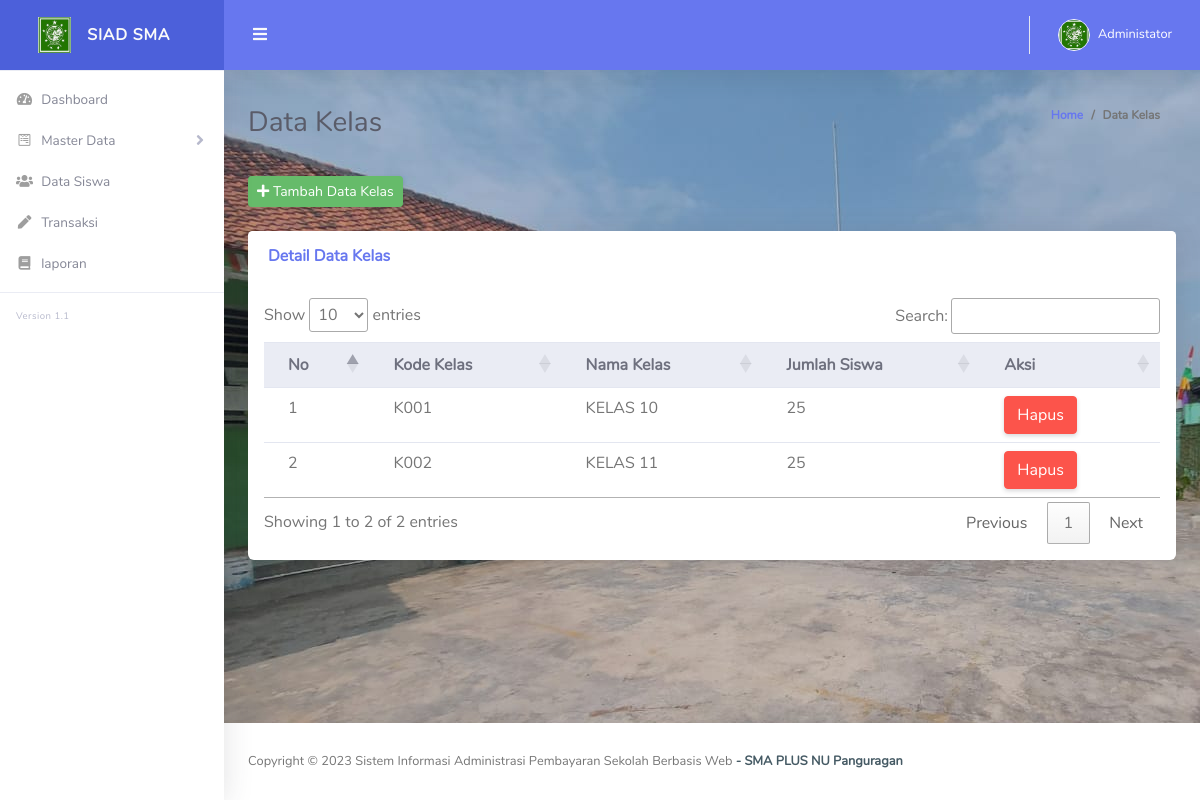
Page /index.php/kelas on the earlier database version.
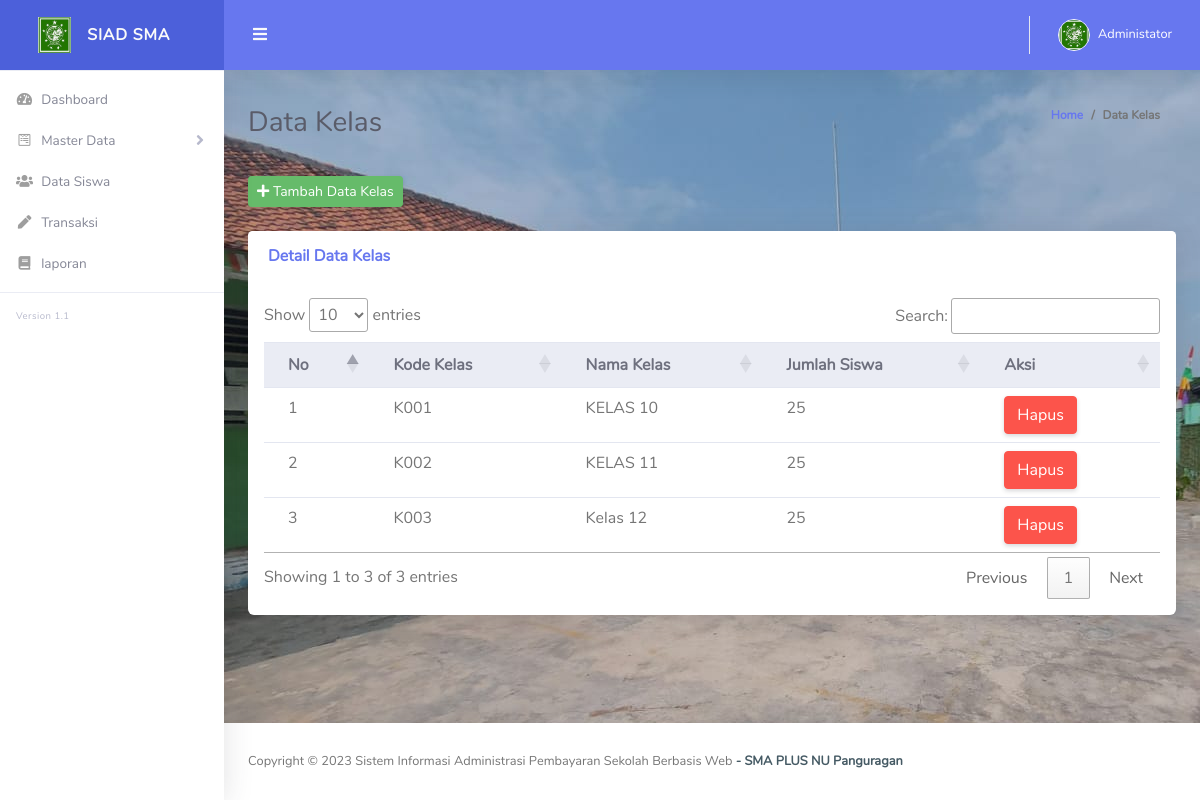
Same page on the later database version.
### tables this page shows
CREATE TABLE `tb_kelas`  (
  `id` int(11) NOT NULL AUTO_INCREMENT,
  `kode_kelas` varchar(100) NOT NULL,
  `nama_kelas` varchar(100) NOT NULL,
  `jumlah` varchar(100) NOT NULL,
  PRIMARY KEY (`id`) USING BTREE
);

### application/controllers/Kelas.php (called while the page is built, shortened)
<?php
class Kelas extends CI_Controller {
    public function __construct()
    {
        $this->load->model('M_global_model');
        $this->load->model('Kelas_model');
        $this->load->model('Periode_model');
    }
    public function index()
    {
        $data['title']  = 'SIAD SMA Pangurugan';
        $judul['judul'] = 'Data Kelas';
        $queryAllKel = $this->Kelas_model->ambildatakelas();
        $DATA = array('queryKel' => $queryAllKel);
        $queryAllPeriode = $this->Periode_model->ambildataperiode();
        $DATA2 = array('queryPeriode' => $queryAllPeriode);
        $DATA3 = $judul + $DATA + $DATA2;
		$this->load->view('template/header',$data);
		$this->load->view('template/sidebar');
        $this->load->view('template/topbar');
        $this->load->view('admin/kelas',$DATA3);
        $this->load->view('template/footer');
    }
}

### index.php (called while the page is built, shortened)
<?php
require_once BASEPATH.'core/CodeIgniter.php';

### application/models/Kelas_model.php (called while the page is built, shortened)
<?php
class Kelas_model extends CI_Model
{
    function ambildatakelas()
      {
        $query = $this->db->get('tb_kelas');
        return $query->result();
      }
}

### application/views/admin/kelas.php (the view, shortened to what this page needs)
<div class="container-fluid" id="container-wrapper">
   <div class="d-sm-flex align-items-center justify-content-between mb-4">
     <h1 class="h3 mb-0 text-gray-800"><?= $judul;?></h1>
     <ol class="breadcrumb">
       <li class="breadcrumb-item"><a href="./">Home</a></li>
       <li class="breadcrumb-item active" aria-current="page"><?= $judul;?></li>
     </ol>
   </div>
   <button type="button"  class="btn btn-success btn-sm col-mb-4" data-toggle="modal" data-target="#exampleModal"
             id="#myBtn">
             <i class="fas fa-plus"></i>
             Tambah Data Kelas
           </button>
       <br>
       <br>
   <div class="card mb-4">
   <div class="card-header py-3 d-flex flex-row align-items-center justify-content-between">
           <h6 class="m-0 font-weight-bold text-primary">Detail Data Kelas</h6>
         </div>
         <div class="table-responsive p-3">
           <table class="table align-items-center table-flush" id="dataTable">
             <thead class="thead-light">
               <tr>
                 <th>No</th>
                 <th>Kode Kelas</th>
                 <th>Nama Kelas</th>
                 <th>Jumlah Siswa</th>
                 <th>Aksi</th>
               </tr>
             </thead>
             <tbody>
               <tr>
                 <?php
                 $no = 0;
                 foreach ($queryKel as $value) {
                     $no++
                 ?>
                 <td><?php echo $no; ?></td>
                 <td><?php echo $value->kode_kelas; ?></td>
                 <td><?php echo $value->nama_kelas; ?></td>
                 <td><?php echo $value->jumlah; ?></td>
                 <td>
                 <button type="button"  class="btn btn-danger col-mb-4" data-toggle="modal" data-target="#exampleModal2"
                     id="#myBtn1">
                     Hapus
                 </button>
                 </td>
                 </tr>
                 <?php
              }
         ?>
                 </tbody>
           </table>
     </div>
     </div>
 </div>

Differences in the rows shown:
added tb_kelas: kode_kelas "K003", nama_kelas "Kelas 12", jumlah "25"
Other differences:
text written by a page script: "Show entries Search: Showing 1 to 2 of 2 entries Previous 1 Next" → "Show entries Search: Showing 1 to 3 of 3 entries Previous 1 Next"
